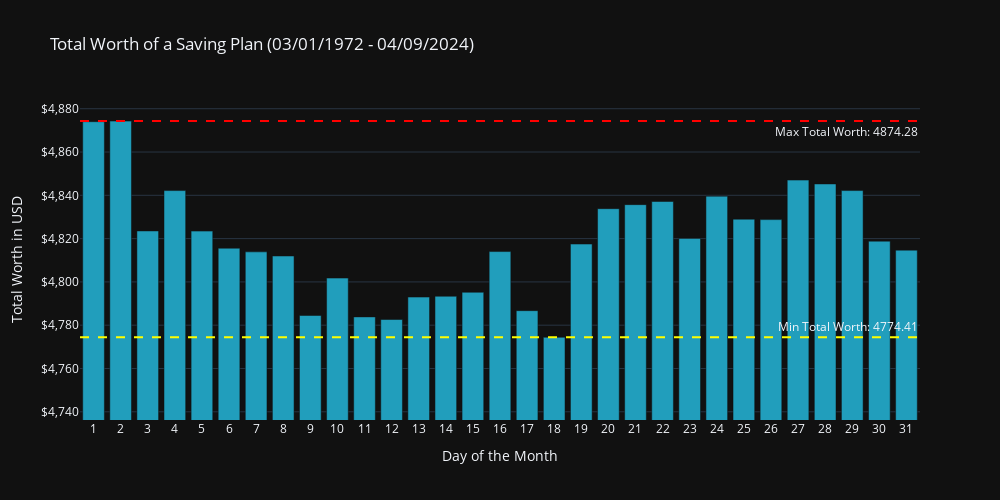

This figure's notebook cell:
### Markdown cell above
## Checking the first 15 years

### Code cell
start = datetime.date(1972, 1, 3)
end = datetime.date(1987, 1, 3)

total_worth_all = []
for i in range(1, 32):
    saving_plan = SavingPlan(df, 10, i, (start, end))
    total_worth_all.append(saving_plan.total_worth)

fig = plot_total_worth(total_worth_all, "Total Worth of a Saving Plan", period)
fig.show()

### Figure 1 — Plotly figure (JSON) as saved in the notebook; plotly's stock layout.template omitted (floating-point values rounded to 4 significant figures)
{"data": [{"name": "Total Worth", "type": "bar", "x": [1, 2, 3, 4, 5, 6, 7, 8, 9, 10, 11, 12, 13, 14, 15, 16, 17, 18, 19, 20, 21, 22, 23, 24, 25, 26, 27, 28, 29, 30, 31], "y": [4874.0, 4874.0, 4824.0, 4842.0, 4823.0, 4816.0, 4814.0, 4812.0, 4784.0, 4802.0, 4784.0, 4783.0, 4793.0, 4793.0, 4795.0, 4814.0, 4787.0, 4774.0, 4817.0, 4834.0, 4836.0, 4837.0, 4820.0, 4840.0, 4829.0, 4829.0, 4847.0, 4845.0, 4842.0, 4819.0, 4815.0]}], "layout": {"annotations": [{"showarrow": false, "text": "Max Total Worth: 4874.28", "x": 1, "xanchor": "right", "xref": "x domain", "y": 4874.0, "yanchor": "top", "yref": "y"}, {"showarrow": false, "text": "Min Total Worth: 4774.41", "x": 1, "xanchor": "right", "xref": "x domain", "y": 4774.0, "yanchor": "bottom", "yref": "y"}], "height": 500, "shapes": [{"line": {"color": "red", "dash": "dash"}, "type": "line", "x0": 0, "x1": 1, "xref": "x domain", "y0": 4874.0, "y1": 4874.0, "yref": "y"}, {"line": {"color": "yellow", "dash": "dash"}, "type": "line", "x0": 0, "x1": 1, "xref": "x domain", "y0": 4774.0, "y1": 4774.0, "yref": "y"}], "title": {"text": "Total Worth of a Saving Plan (03/01/1972 - 04/09/2024)"}, "width": 1000, "xaxis": {"tickmode": "array", "tickvals": [1, 2, 3, 4, 5, 6, 7, 8, 9, 10, 11, 12, 13, 14, 15, 16, 17, 18, 19, 20, 21, 22, 23, 24, 25, 26, 27, 28, 29, 30, 31], "title": {"text": "Day of the Month"}}, "yaxis": {"range": [4736.0, 4884.0], "tickformat": "$,.0f", "title": {"text": "Total Worth in USD"}}}}
